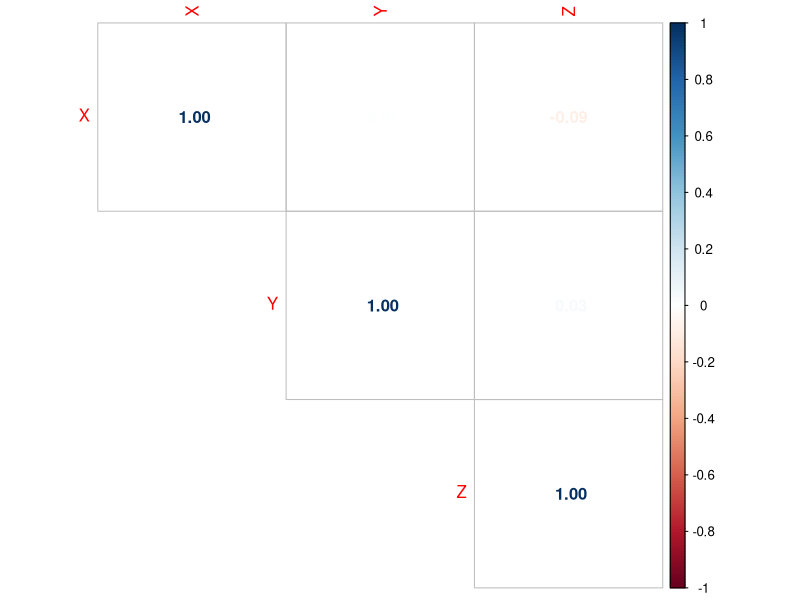

Generate this figure with R:
# Install and load the corrplot package
#install.packages("corrplot")
library(corrplot)

# Generate a sample dataset
set.seed(123)
data <- data.frame(
  X = rnorm(100),
  Y = rnorm(100),
  Z = rnorm(100)
)

# Compute Kendall Tau correlation matrix
cor_matrix <- cor(data, method = "kendall")

# Plot the correlation matrix using corrplot
corrplot(cor_matrix, method = "number", type = "upper", order = "hclust")
